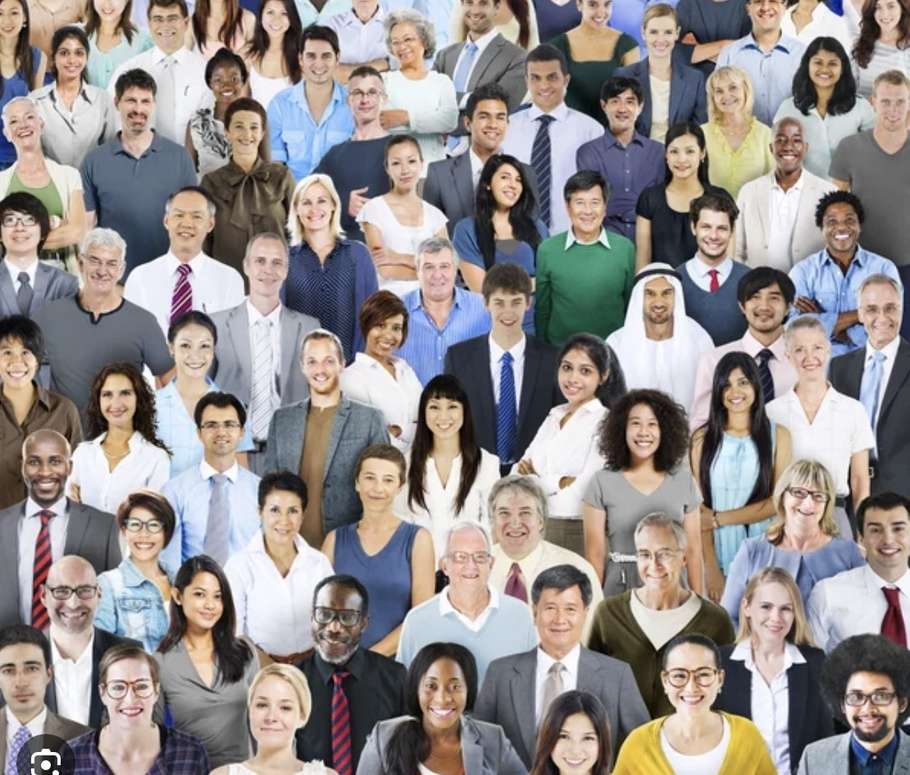
#> input picture PhotoCV/Group2.jpg, 910 x 775 px, shrunk from 1110 x 946 before the run
$ python face_detect.py
#> lines starting #> are read from the running program, lines starting #| are printed output that depends on the picture; after the words box and inside, x2 and y2 are one past the last pixel; in counts of white or black regions, pixels touching at a corner belong together
import cv2 as cv

img = cv.imread('PhotoCV/Group2.jpg')
#> img is the input picture: shape (775, 910, 3); mean B, G, R 140.1, 141.8, 148.4
cv.imshow('Group2', img)

gray = cv.cvtColor(img, cv.COLOR_BGR2GRAY)
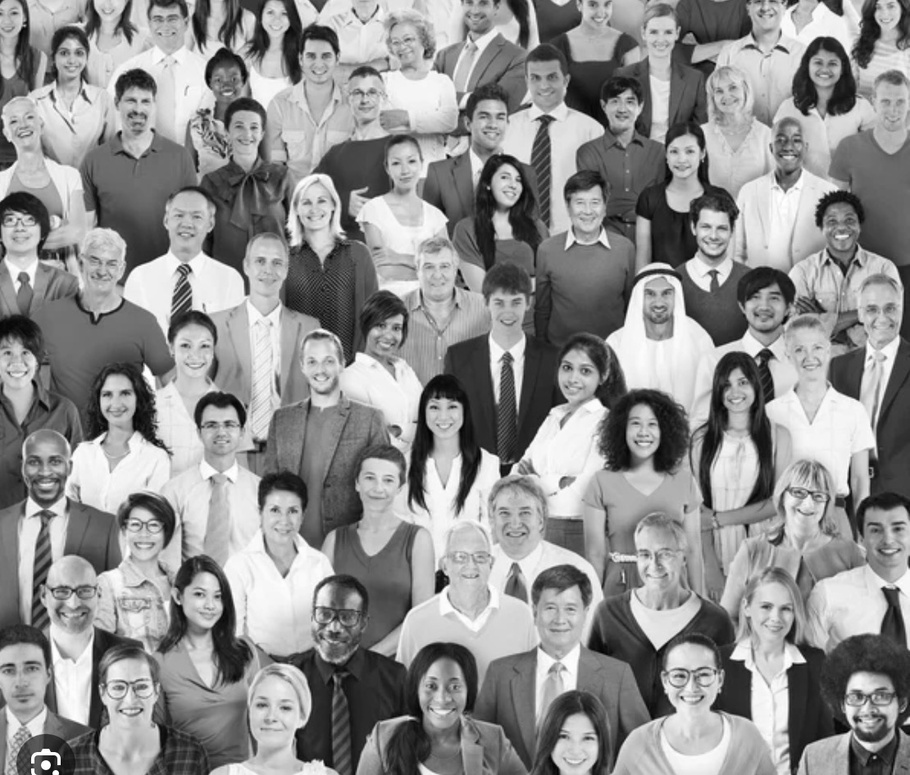
#> gray: shape (775, 910); min 1, max 255, mean 143.6
cv.imshow('Gray Group2', gray)

haar_cascade = cv.CascadeClassifier('haar_face.xml')

faces_rect = haar_cascade.detectMultiScale(gray, scaleFactor=1.1, minNeighbors=1)
#> faces_rect = 71 rows, first 6: [261, 2, 32, 32], [159, 388, 25, 25], [238, 542, 28, 28], [51, 37, 43, 43], [804, 47, 43, 43], [467, 96, 53, 53]

print(f'No of faces = {len(faces_rect)}')
#| No of faces = 71

for (x,y,w,h) in faces_rect:
    cv.rectangle(img, (x,y), (x+w, y+h), (0,255,0), 2)
#> this loop made 71 passes
#> (x, y, w, h) on passes 1 to 12: (261, 2, 32, 32), (159, 388, 25, 25), (238, 542, 28, 28), (51, 37, 43, 43), (804, 47, 43, 43), (467, 96, 53, 53), (492, 165, 37, 37), (620, 405, 49, 49), (641, 16, 42, 42), (384, 26, 39, 39), (707, 73, 41, 41), (691, 210, 47, 47)
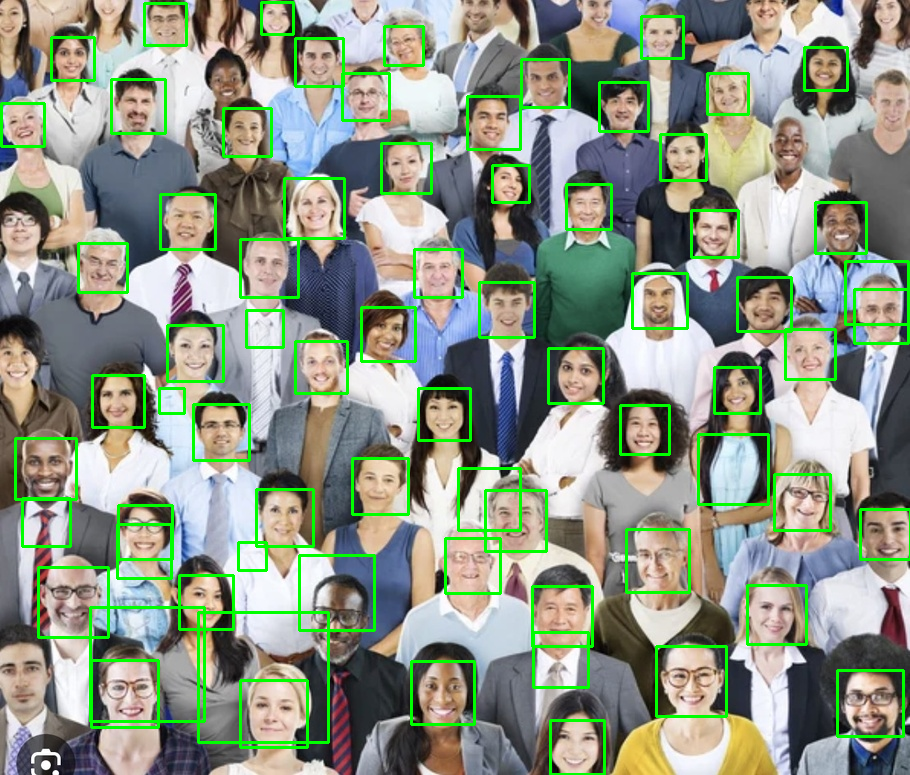
#> img: shape (775, 910, 3); 6.39% of pixels changed, all inside (x1, y1, x2, y2) = (0, 1, 910, 775)

cv.imshow('Detected', img)

cv.waitKey(0)

$ run again, with PhotoCV/Group1.jpg copied over PhotoCV/Group2.jpg
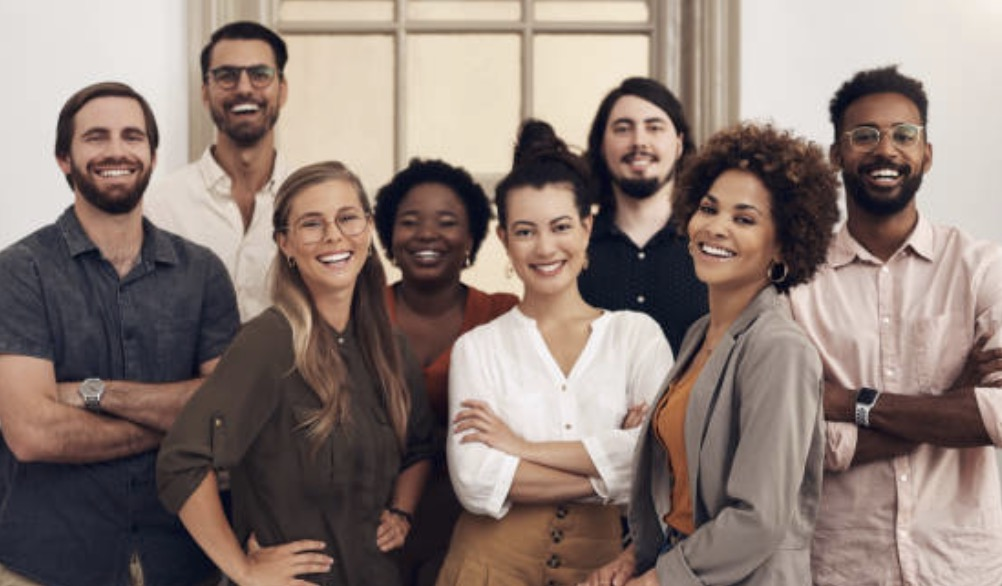
#> input picture PhotoCV/Group1.jpg, 1002 x 586 px
#> img is the input picture: shape (586, 1002, 3); mean B, G, R 117.1, 124, 140.4
#> `gray = cv.cvtColor(img, cv.COLOR_BGR2GRAY)`:
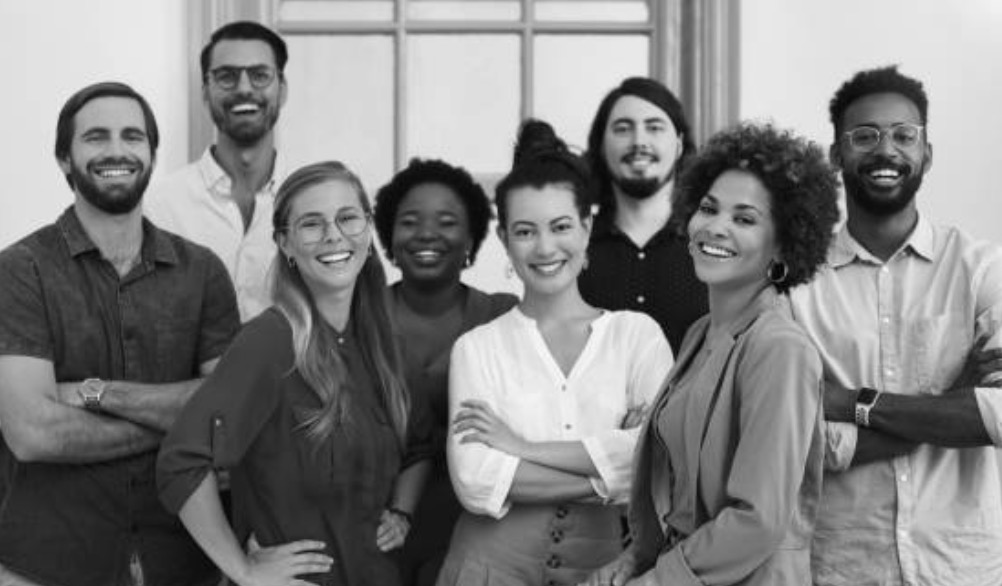
#> gray: shape (586, 1002); min 2, max 251, mean 128.1
#> faces_rect = [[876, 356, 34, 34], [541, 302, 52, 52], [198, 39, 92, 92], [596, 94, 85, 85], [66, 98, 96, 96], [385, 185, 88, 88], [281, 183, 97, 97], [834, 96, 98, 98], [495, 190, 100, 100], [669, 168, 113, 113], [801, 35, 162, 162]]
#| No of faces = 11
#> the loop `for (x,y,w,h) in faces_rect:` made 11 passes
#> after the loop `for (x,y,w,h) in faces_rect:`:
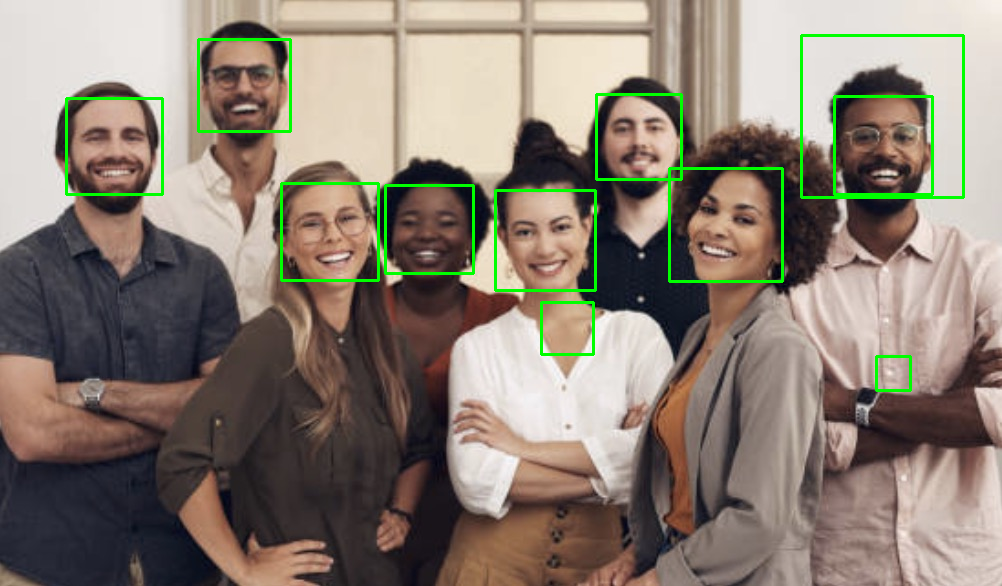
#> img: shape (586, 1002, 3); 2.07% of pixels changed, all inside (x1, y1, x2, y2) = (65, 34, 965, 392)

$ run again, with PhotoCV/Person1.jpg copied over PhotoCV/Group2.jpg
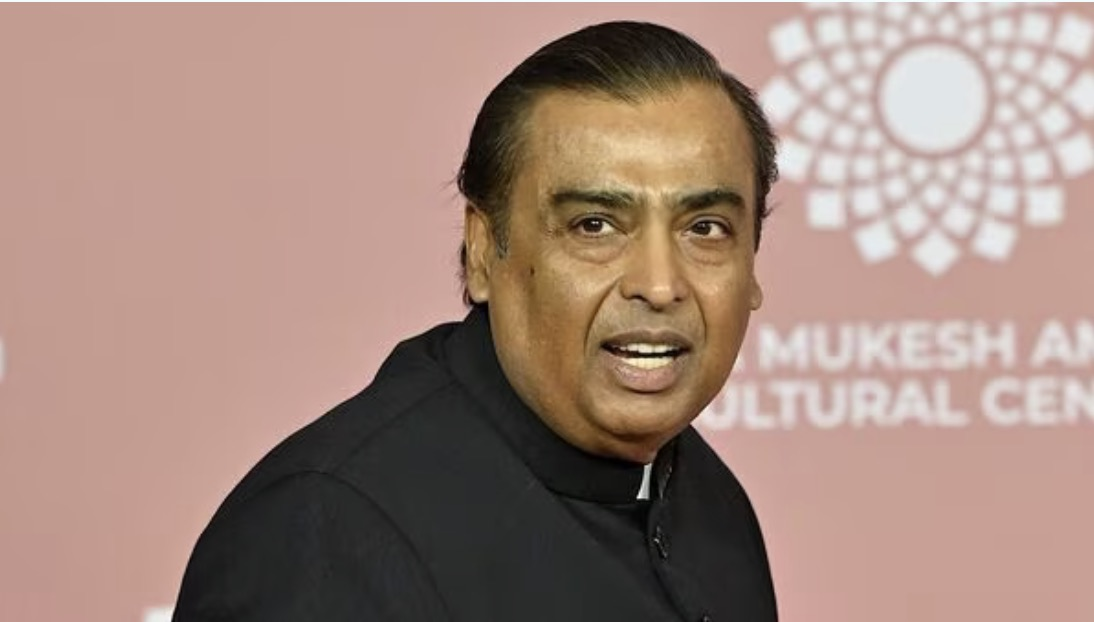
#> input picture PhotoCV/Person1.jpg, 1094 x 622 px
#> img is the input picture: shape (622, 1094, 3); mean B, G, R 125.7, 136.6, 162.8
#> `gray = cv.cvtColor(img, cv.COLOR_BGR2GRAY)`:
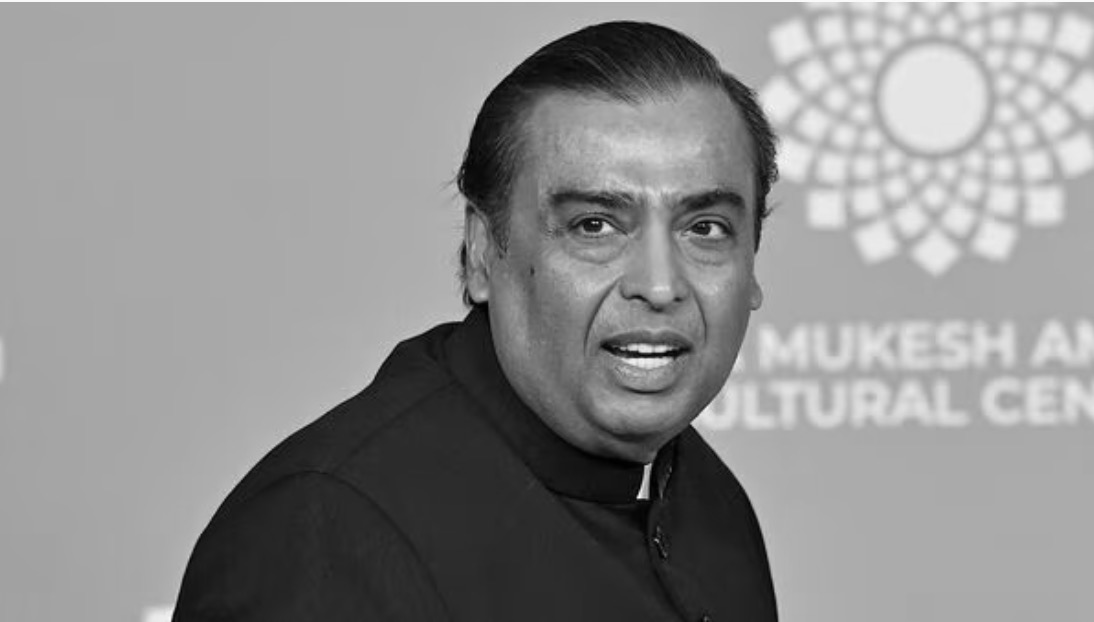
#> gray: shape (622, 1094); min 0, max 255, mean 143.1
#> faces_rect = [[1038, 103, 33, 33], [1010, 165, 55, 55], [484, 94, 327, 327]]
#| No of faces = 3
#> the loop `for (x,y,w,h) in faces_rect:` made 3 passes
#> after the loop `for (x,y,w,h) in faces_rect:`:
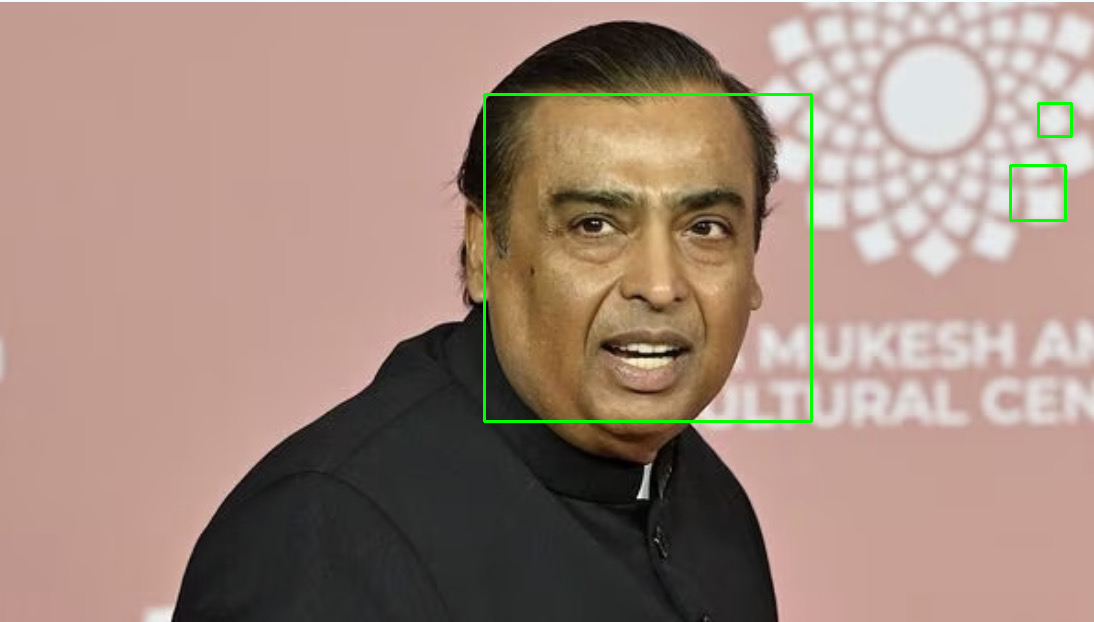
#> img: shape (622, 1094, 3); 0.73% of pixels changed, all inside (x1, y1, x2, y2) = (483, 93, 1073, 423)

$ run again, with PhotoCV/Person2.jpg copied over PhotoCV/Group2.jpg
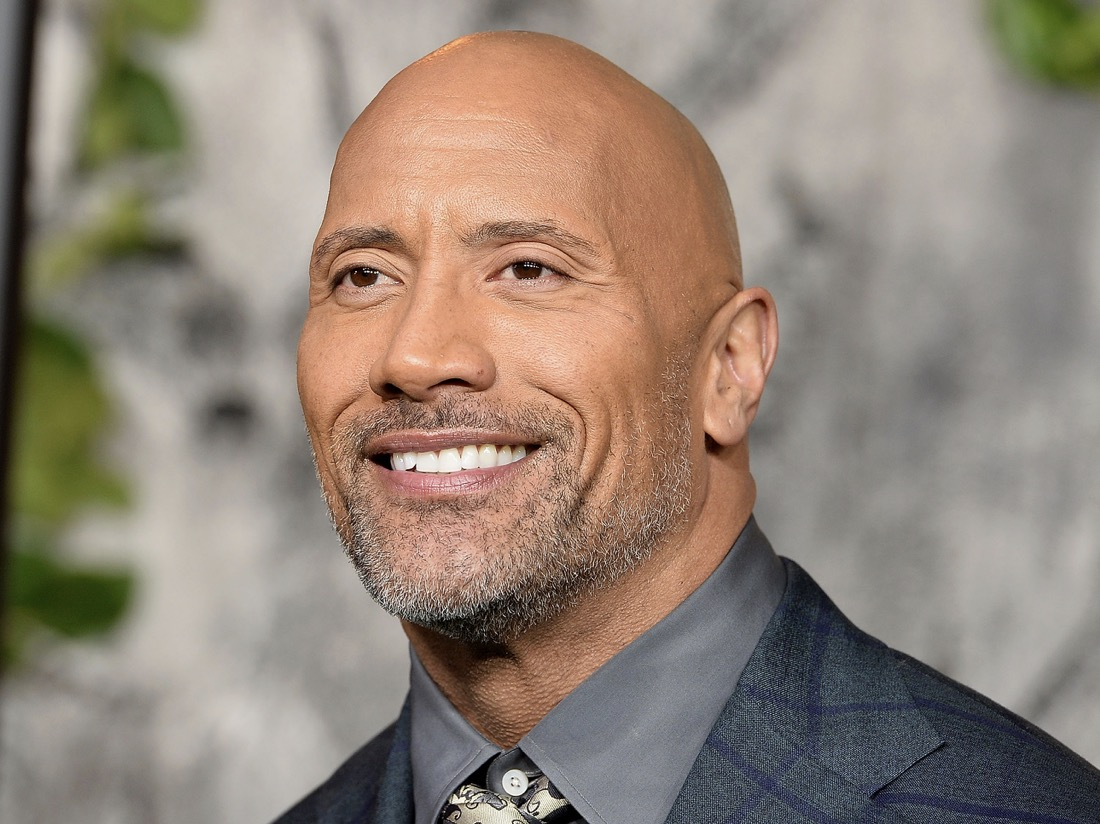
#> input picture PhotoCV/Person2.jpg, 1100 x 824 px
#> img is the input picture: shape (824, 1100, 3); mean B, G, R 119.5, 131.9, 145.6
#> `gray = cv.cvtColor(img, cv.COLOR_BGR2GRAY)`:
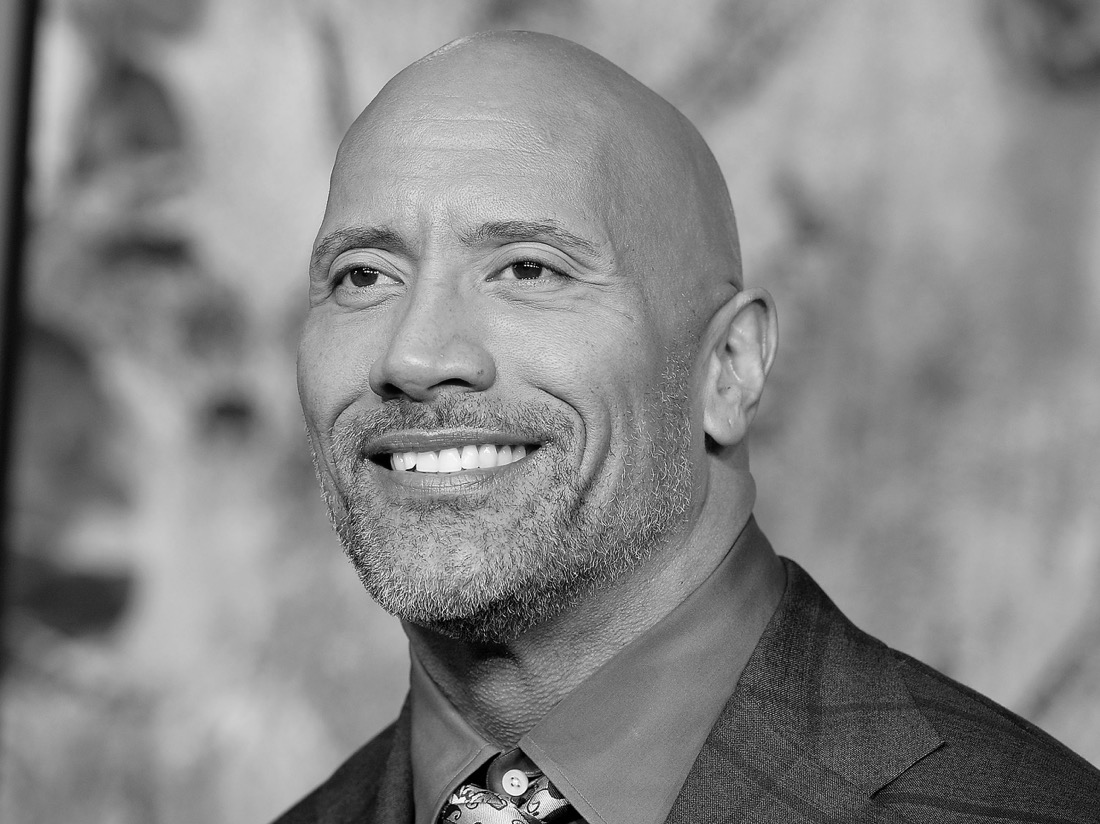
#> gray: shape (824, 1100); min 0, max 254, mean 134.6
#> faces_rect = [[649, 306, 119, 119], [612, 394, 147, 147], [810, 22, 215, 215], [222, 107, 440, 440]]
#| No of faces = 4
#> the loop `for (x,y,w,h) in faces_rect:` made 4 passes
#> after the loop `for (x,y,w,h) in faces_rect:`:
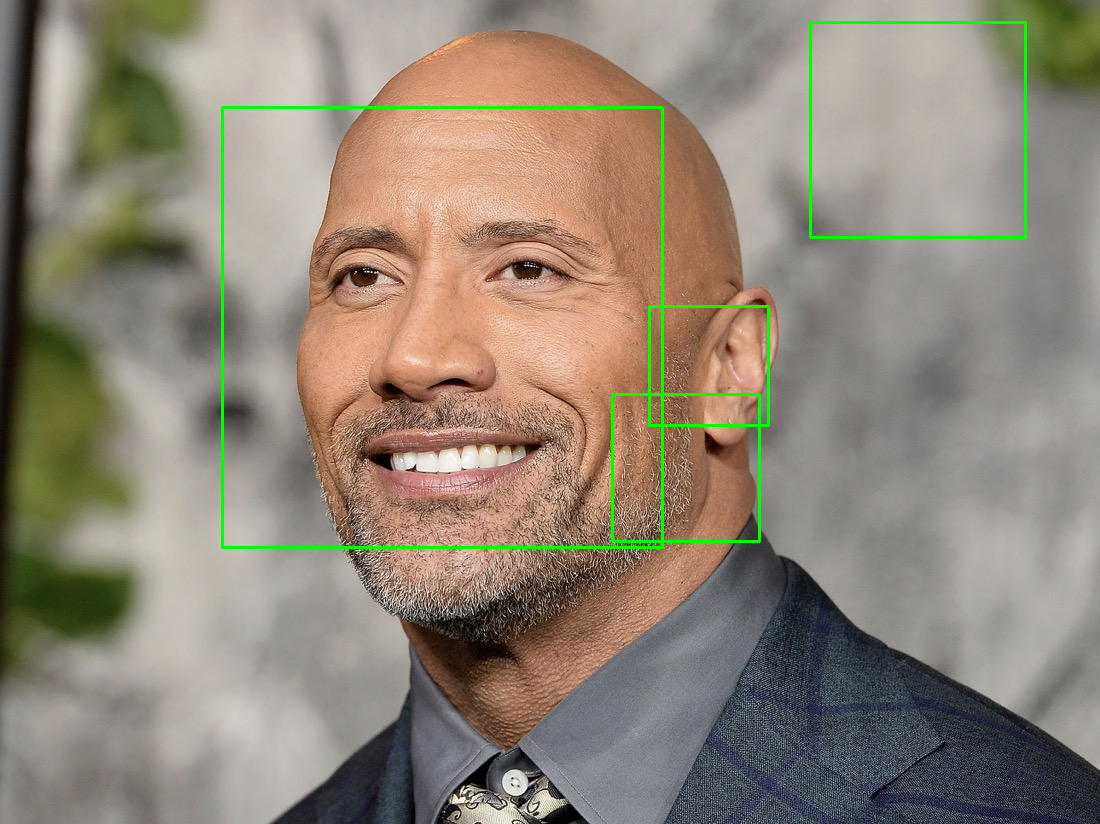
#> img: shape (824, 1100, 3); 1.21% of pixels changed, all inside (x1, y1, x2, y2) = (221, 21, 1027, 549)
